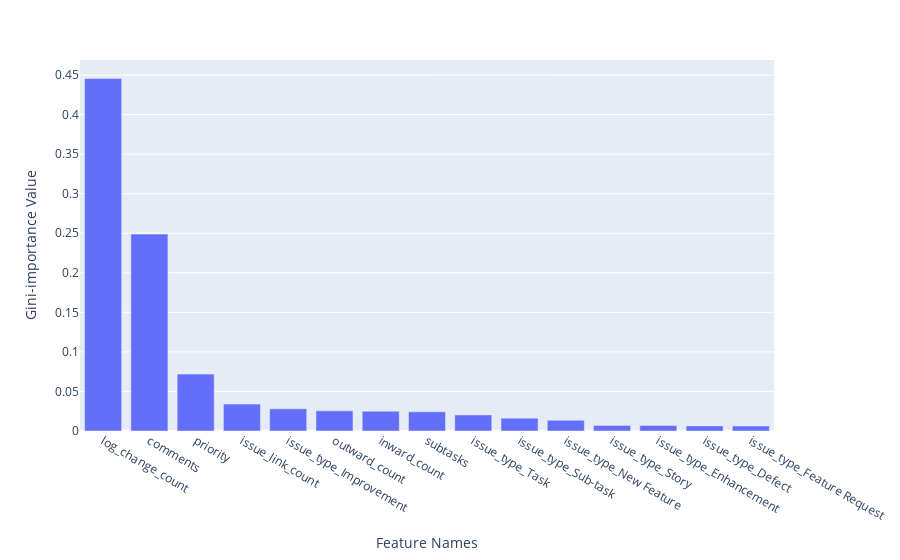

The notebook cell saved with this chart:
### Code cell
df1=pd.read_csv('../results/FeatureImportanceRandomForest.csv')

fig = px.bar(df1, x='Features', y='EntropyScore')

fig.update_layout(
    #title=dict(text="Entropy Score of Features",x=0.5, y=0.9),
    xaxis=dict(title="Feature Names"),
    yaxis=dict(title="Gini-importance Value")
)

fig.show()

### Figure 1 — Plotly figure (JSON) as saved in the notebook; plotly's stock layout.template omitted (floating-point values rounded to 4 significant figures)
{"data": [{"alignmentgroup": "True", "hovertemplate": "Features=%{x}<br>EntropyScore=%{y}<extra></extra>", "legendgroup": "", "marker": {"color": "#636efa", "pattern": {"shape": ""}}, "name": "", "offsetgroup": "", "orientation": "v", "showlegend": false, "textposition": "auto", "type": "bar", "x": ["log_change_count", "comments", "priority", "issue_link_count", "issue_type_Improvement", "outward_count", "inward_count", "subtasks", "issue_type_Task", "issue_type_Sub-task", "issue_type_New Feature", "issue_type_Story", "issue_type_Enhancement", "issue_type_Defect", "issue_type_Feature Request"], "xaxis": "x", "y": [0.4456, 0.2489, 0.07194, 0.034, 0.02808, 0.02545, 0.02498, 0.02429, 0.0203, 0.01622, 0.01356, 0.006953, 0.006942, 0.006473, 0.006318], "yaxis": "y"}], "layout": {"barmode": "relative", "legend": {"tracegroupgap": 0}, "margin": {"t": 60}, "xaxis": {"anchor": "y", "domain": [0, 1], "title": {"text": "Feature Names"}}, "yaxis": {"anchor": "x", "domain": [0, 1], "title": {"text": "Gini-importance Value"}}}}
